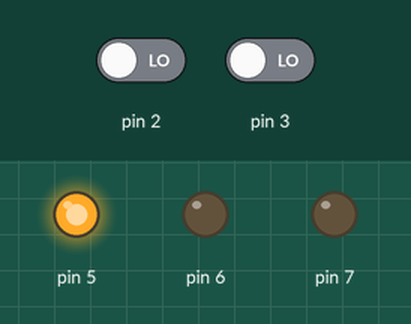
Recording of a sketch running on a simulated Arduino Uno, built with avr-gcc and run on an emulated ATmega328P. Shown: output pins drawn as LEDs (lit = HIGH). The inputs (shaded band) are chosen by the test bench; at power-on: pin 3 LOW, pin 2 LOW.

Above: at 1.2 s.
1.3 s: pin 3 driven HIGH
At 3.2 s:
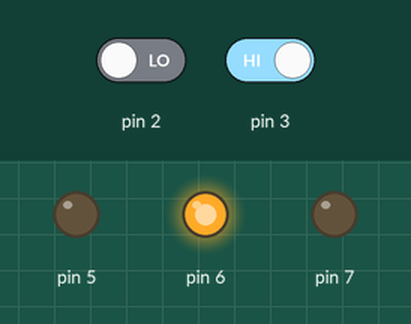
At 4.7 s:
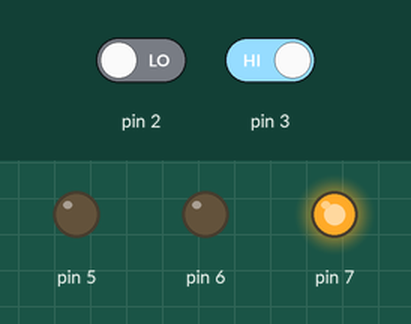
Timing chart, 0 to 13.3 s (numbered marks = the images above; inputs shaded):
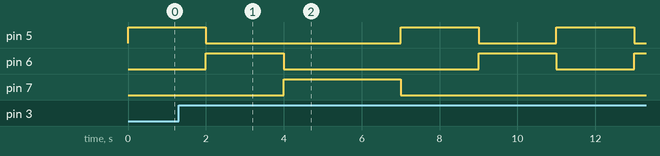

The sketch:

EjemploInterrupciones.ino
```cpp
/*
Ejemplo de interrupciones:
En el siguiente programa se mostrará una implementación de las interrupciones en la que se tendrá un programa principal que consiste en
encender y apagar dos LEDs de manera que se observe una oscilación y por medio de dos pulsadores conectados con resistencias pull-down
a los pines 2 y 3 de arduino se utilizarán interrupciones para variar el periodo de oscilamiento de los LEDs (en el caso del pulsador
conectado al pin 2) y ecender durante tres segundos un tercer LED (en el caso del pulsador conectado al pin 3).
Pines usados:
2- (interrupción) Pulsador para variar periodo de oscilamiento entre los LEDs
3- (interrupción) Pulsador para activar el tercer LED
5 y 6- LEDs que oscilarán
7- LED activado por pulsador conectado al pin 3.
Nota: Este programa fue implementado usando arduino uno.
*/
volatile int reposo=2000; //Variable que se modificará por medio de una interrupción para variar el periodo de oscilamiento entre los dos LEDs
volatile int estado=0; //Variable que se modificará por medio de una interrupción para proceder a encender el LED conectado al pin 7.
const int reposoMax=2000; //Máximo delay de la oscilación
const int reposoMin=10; //Mínimo delay de la oscilación
void setup() {
  for(int i=5;i<=7;i++){
    //Inicializando pines de los LEDs como OUTPUT y estado LOW
    pinMode(i,OUTPUT);
    digitalWrite(i,LOW);
  }
  /*
  Inicializando interrupciones:
  -Se definen los pines a usar (2 y 3, pines que pueden ser utilizados para interrupciones en arduino uno)
  -Se definen los nombres de las ISR que se ejecutarán cuando el los pines se detecte un cambio de bajo a alto(RISING), es decir,
  cuando se presione el pulsador.
  */
  attachInterrupt(digitalPinToInterrupt(2),DisminuirTiempoEspera,RISING);
  attachInterrupt(digitalPinToInterrupt(3),CambiarEstado,RISING);

}

void loop() {

 //Programa principal: encender y apagar sucesivamente los LEDs conectado a los pines 5 y 6 con un delay dado por la variable reposo y
 //solamente cuando la variable estado sea cero.
 if(estado==0){
  digitalWrite(5,HIGH);
  digitalWrite(6,LOW);
  delay(reposo);
  digitalWrite(6,HIGH);
  digitalWrite(5,LOW);
  delay(reposo);
 }
 else{
  //Cuando se ha presentado la interrupción del pin 3 se encenderá el tercer LED durante tres segundos. Al finalizar se retornará la variable
  //estado a su valor original (0).
  digitalWrite(6,LOW);
  digitalWrite(5,LOW);
  digitalWrite(7,HIGH);
  delay(3000);
  digitalWrite(7,LOW);
  estado=0;

 }

}

//ISR pin 2: disminuir periodo de oscilamiento.
void DisminuirTiempoEspera(){
  //Si el periodo de oscilamiento que se tendrá es menor al periodo mínimo entonces se retornará al periodo máximo, de lo contrario se disminuye
  //100 milisegundos.
  if(reposo-100<reposoMin){
    reposo=reposoMax;
  }
  else{
    reposo-=100;
  }
}
//ISR pin 3: Cambiar variable estado para encender el tercer LED.
void CambiarEstado(){
  estado=1;
}
```

Measured:
- after the input at 1.3 s, pin 7: LOW → HIGH after 2.7 s, → LOW 3.0 s later
